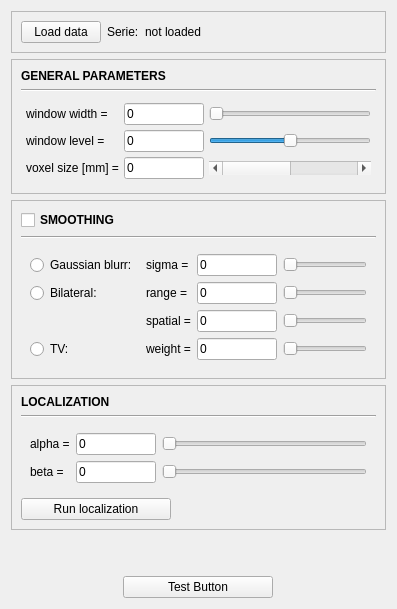
          <widget class="QWidget" name="tab">
           <attribute name="title">
            <string>MAIN</string>
           </attribute>
           <layout class="QVBoxLayout" name="verticalLayout_11">
            <item>
             <widget class="QFrame" name="frame_10">
              <property name="sizePolicy">
               <sizepolicy hsizetype="Preferred" vsizetype="Fixed">
                <horstretch>0</horstretch>
                <verstretch>0</verstretch>
               </sizepolicy>
              </property>
              <property name="frameShape">
               <enum>QFrame::StyledPanel</enum>
              </property>
              <property name="frameShadow">
               <enum>QFrame::Raised</enum>
              </property>
              <layout class="QHBoxLayout" name="horizontalLayout_14">
               <item>
                <widget class="QPushButton" name="load_data_BTN">
                 <property name="text">
                  <string>Load data</string>
                 </property>
                </widget>
               </item>
               <item>
                <widget class="QLabel" name="label_12">
                 <property name="sizePolicy">
                  <sizepolicy hsizetype="Fixed" vsizetype="Minimum">
                   <horstretch>0</horstretch>
                   <verstretch>0</verstretch>
                  </sizepolicy>
                 </property>
                 <property name="text">
                  <string>Serie:</string>
                 </property>
                </widget>
               </item>
               <item>
                <widget class="QLabel" name="file_path_L">
                 <property name="sizePolicy">
                  <sizepolicy hsizetype="MinimumExpanding" vsizetype="Preferred">
                   <horstretch>0</horstretch>
                   <verstretch>0</verstretch>
                  </sizepolicy>
                 </property>
                 <property name="text">
                  <string>not loaded</string>
                 </property>
                </widget>
               </item>
              </layout>
             </widget>
            </item>
            <item>
             <widget class="QFrame" name="frame_18">
              <property name="sizePolicy">
               <sizepolicy hsizetype="Preferred" vsizetype="Fixed">
                <horstretch>0</horstretch>
                <verstretch>0</verstretch>
               </sizepolicy>
              </property>
              <property name="frameShape">
               <enum>QFrame::StyledPanel</enum>
              </property>
              <property name="frameShadow">
               <enum>QFrame::Raised</enum>
              </property>
              <layout class="QVBoxLayout" name="verticalLayout_14">
               <item>
                <widget class="QLabel" name="label_26">
                 <property name="sizePolicy">
                  <sizepolicy hsizetype="Fixed" vsizetype="Preferred">
                   <horstretch>0</horstretch>
                   <verstretch>0</verstretch>
                  </sizepolicy>
                 </property>
                 <property name="font">
                  <font>
                   <weight>75</weight>
                   <bold>true</bold>
                  </font>
                 </property>
                 <property name="text">
                  <string>GENERAL PARAMETERS</string>
                 </property>
                </widget>
               </item>
               <item>
                <widget class="Line" name="line_7">
                 <property name="lineWidth">
                  <number>1</number>
                 </property>
                 <property name="orientation">
                  <enum>Qt::Horizontal</enum>
                 </property>
                </widget>
               </item>
               <item>
                <widget class="QFrame" name="frame_22">
                 <property name="sizePolicy">
                  <sizepolicy hsizetype="Minimum" vsizetype="Preferred">
                   <horstretch>0</horstretch>
                   <verstretch>0</verstretch>
                  </sizepolicy>
                 </property>
                 <property name="frameShape">
                  <enum>QFrame::NoFrame</enum>
                 </property>
                 <property name="frameShadow">
                  <enum>QFrame::Raised</enum>
                 </property>
                 <layout class="QGridLayout" name="gridLayout">
                  <property name="margin">
                   <number>5</number>
                  </property>
                  <property name="spacing">
                   <number>5</number>
                  </property>
                  <item row="2" column="0">
                   <widget class="QLabel" name="label_29">
                    <property name="sizePolicy">
                     <sizepolicy hsizetype="Fixed" vsizetype="Fixed">
                      <horstretch>0</horstretch>
                      <verstretch>0</verstretch>
                     </sizepolicy>
                    </property>
                    <property name="text">
                     <string>voxel size [mm] =</string>
                    </property>
                   </widget>
                  </item>
                  <item row="0" column="1">
                   <widget class="QLineEdit" name="win_width_LE">
                    <property name="sizePolicy">
                     <sizepolicy hsizetype="Preferred" vsizetype="Fixed">
                      <horstretch>0</horstretch>
                      <verstretch>0</verstretch>
                     </sizepolicy>
                    </property>
                    <property name="maximumSize">
                     <size>
                      <width>80</width>
                      <height>16777215</height>
                     </size>
                    </property>
                    <property name="text">
                     <string>0</string>
                    </property>
                   </widget>
                  </item>
                  <item row="2" column="1">
                   <widget class="QLineEdit" name="voxel_size_LE">
                    <property name="sizePolicy">
                     <sizepolicy hsizetype="Preferred" vsizetype="Fixed">
                      <horstretch>0</horstretch>
                      <verstretch>0</verstretch>
                     </sizepolicy>
                    </property>
                    <property name="maximumSize">
                     <size>
                      <width>80</width>
                      <height>16777215</height>
                     </size>
                    </property>
                    <property name="text">
                     <string>0</string>
                    </property>
                   </widget>
                  </item>
                  <item row="1" column="0">
                   <widget class="QLabel" name="label_28">
                    <property name="sizePolicy">
                     <sizepolicy hsizetype="Fixed" vsizetype="Fixed">
                      <horstretch>0</horstretch>
                      <verstretch>0</verstretch>
                     </sizepolicy>
                    </property>
                    <property name="text">
                     <string>window level =</string>
                    </property>
                   </widget>
                  </item>
                  <item row="0" column="0">
                   <widget class="QLabel" name="label_27">
                    <property name="sizePolicy">
                     <sizepolicy hsizetype="Fixed" vsizetype="Fixed">
                      <horstretch>0</horstretch>
                      <verstretch>0</verstretch>
                     </sizepolicy>
                    </property>
                    <property name="text">
                     <string>window width =</string>
                    </property>
                   </widget>
                  </item>
                  <item row="1" column="1">
                   <widget class="QLineEdit" name="win_level_LE">
                    <property name="sizePolicy">
                     <sizepolicy hsizetype="Preferred" vsizetype="Fixed">
                      <horstretch>0</horstretch>
                      <verstretch>0</verstretch>
                     </sizepolicy>
                    </property>
                    <property name="maximumSize">
                     <size>
                      <width>80</width>
                      <height>16777215</height>
                     </size>
                    </property>
                    <property name="text">
                     <string>0</string>
                    </property>
                   </widget>
                  </item>
                  <item row="0" column="2">
                   <widget class="QSlider" name="win_wdth_SL">
                    <property name="maximum">
                     <number>1000</number>
                    </property>
                    <property name="value">
                     <number>0</number>
                    </property>
                    <property name="orientation">
                     <enum>Qt::Horizontal</enum>
                    </property>
                   </widget>
                  </item>
                  <item row="1" column="2">
                   <widget class="QSlider" name="win_lvl_SL">
                    <property name="sizePolicy">
                     <sizepolicy hsizetype="Minimum" vsizetype="Fixed">
                      <horstretch>0</horstretch>
                      <verstretch>0</verstretch>
                     </sizepolicy>
                    </property>
                    <property name="minimum">
                     <number>-1000</number>
                    </property>
                    <property name="maximum">
                     <number>1000</number>
                    </property>
                    <property name="value">
                     <number>0</number>
                    </property>
                    <property name="orientation">
                     <enum>Qt::Horizontal</enum>
                    </property>
                   </widget>
                  </item>
                  <item row="2" column="2">
                   <widget class="QScrollBar" name="voxel_size_SB">
                    <property name="maximum">
                     <number>10</number>
                    </property>
                    <property name="value">
                     <number>0</number>
                    </property>
                    <property name="orientation">
                     <enum>Qt::Horizontal</enum>
                    </property>
                   </widget>
                  </item>
                 </layout>
                </widget>
               </item>
              </layout>
             </widget>
            </item>
            <item>
             <widget class="QFrame" name="frame_19">
              <property name="sizePolicy">
               <sizepolicy hsizetype="Preferred" vsizetype="Fixed">
                <horstretch>0</horstretch>
                <verstretch>0</verstretch>
               </sizepolicy>
              </property>
              <property name="frameShape">
               <enum>QFrame::StyledPanel</enum>
              </property>
              <property name="frameShadow">
               <enum>QFrame::Raised</enum>
              </property>
              <layout class="QVBoxLayout" name="verticalLayout_15">
               <item>
                <widget class="QCheckBox" name="checkBox_2">
                 <property name="font">
                  <font>
                   <weight>75</weight>
                   <bold>true</bold>
                  </font>
                 </property>
                 <property name="text">
                  <string>SMOOTHING</string>
                 </property>
                </widget>
               </item>
               <item>
                <widget class="Line" name="line_8">
                 <property name="orientation">
                  <enum>Qt::Horizontal</enum>
                 </property>
                </widget>
               </item>
               <item>
                <widget class="QFrame" name="frame_20">
                 <property name="sizePolicy">
                  <sizepolicy hsizetype="Preferred" vsizetype="Fixed">
                   <horstretch>0</horstretch>
                   <verstretch>0</verstretch>
                  </sizepolicy>
                 </property>
                 <property name="frameShape">
                  <enum>QFrame::NoFrame</enum>
                 </property>
                 <property name="frameShadow">
                  <enum>QFrame::Raised</enum>
                 </property>
                 <layout class="QGridLayout" name="gridLayout_2">
                  <item row="2" column="1">
                   <widget class="QLabel" name="label_25">
                    <property name="text">
                     <string>spatial =</string>
                    </property>
                   </widget>
                  </item>
                  <item row="2" column="2">
                   <widget class="QLineEdit" name="bilateral_spatial_LE">
                    <property name="sizePolicy">
                     <sizepolicy hsizetype="Preferred" vsizetype="Fixed">
                      <horstretch>0</horstretch>
                      <verstretch>0</verstretch>
                     </sizepolicy>
                    </property>
                    <property name="maximumSize">
                     <size>
                      <width>80</width>
                      <height>16777215</height>
                     </size>
                    </property>
                    <property name="text">
                     <string>0</string>
                    </property>
                   </widget>
                  </item>
                  <item row="0" column="3">
                   <widget class="QSlider" name="sigma_SL">
                    <property name="maximum">
                     <number>10</number>
                    </property>
                    <property name="value">
                     <number>0</number>
                    </property>
                    <property name="orientation">
                     <enum>Qt::Horizontal</enum>
                    </property>
                   </widget>
                  </item>
                  <item row="1" column="2">
                   <widget class="QLineEdit" name="bilateral_range_LE">
                    <property name="sizePolicy">
                     <sizepolicy hsizetype="Preferred" vsizetype="Fixed">
                      <horstretch>0</horstretch>
                      <verstretch>0</verstretch>
                     </sizepolicy>
                    </property>
                    <property name="maximumSize">
                     <size>
                      <width>80</width>
                      <height>16777215</height>
                     </size>
                    </property>
                    <property name="text">
                     <string>0</string>
                    </property>
                   </widget>
                  </item>
                  <item row="0" column="2">
                   <widget class="QLineEdit" name="gaussian_sigma_LE">
                    <property name="sizePolicy">
                     <sizepolicy hsizetype="Fixed" vsizetype="Fixed">
                      <horstretch>0</horstretch>
                      <verstretch>0</verstretch>
                     </sizepolicy>
                    </property>
                    <property name="maximumSize">
                     <size>
                      <width>80</width>
                      <height>16777215</height>
                     </size>
                    </property>
                    <property name="text">
                     <string>0</string>
                    </property>
                   </widget>
                  </item>
                  <item row="1" column="1">
                   <widget class="QLabel" name="label_24">
                    <property name="text">
                     <string>range =</string>
                    </property>
                   </widget>
                  </item>
                  <item row="0" column="0">
                   <widget class="QRadioButton" name="radioButton">
                    <property name="sizePolicy">
                     <sizepolicy hsizetype="Fixed" vsizetype="Fixed">
                      <horstretch>0</horstretch>
                      <verstretch>0</verstretch>
                     </sizepolicy>
                    </property>
                    <property name="text">
                     <string>Gaussian blurr: </string>
                    </property>
                   </widget>
                  </item>
                  <item row="1" column="0">
                   <widget class="QRadioButton" name="radioButton_2">
                    <property name="text">
                     <string>Bilateral: </string>
                    </property>
                   </widget>
                  </item>
                  <item row="0" column="1">
                   <widget class="QLabel" name="label_23">
                    <property name="sizePolicy">
                     <sizepolicy hsizetype="Fixed" vsizetype="Preferred">
                      <horstretch>0</horstretch>
                      <verstretch>0</verstretch>
                     </sizepolicy>
                    </property>
                    <property name="text">
                     <string>sigma =</string>
                    </property>
                   </widget>
                  </item>
                  <item row="3" column="0">
                   <widget class="QRadioButton" name="radioButton_3">
                    <property name="text">
                     <string>TV: </string>
                    </property>
                   </widget>
                  </item>
                  <item row="3" column="1">
                   <widget class="QLabel" name="label_30">
                    <property name="text">
                     <string>weight =</string>
                    </property>
                   </widget>
                  </item>
                  <item row="3" column="2">
                   <widget class="QLineEdit" name="tv_weight_LE">
                    <property name="sizePolicy">
                     <sizepolicy hsizetype="Preferred" vsizetype="Fixed">
                      <horstretch>0</horstretch>
                      <verstretch>0</verstretch>
                     </sizepolicy>
                    </property>
                    <property name="maximumSize">
                     <size>
                      <width>80</width>
                      <height>16777215</height>
                     </size>
                    </property>
                    <property name="text">
                     <string>0</string>
                    </property>
                   </widget>
                  </item>
                  <item row="1" column="3">
                   <widget class="QSlider" name="sigma_range_SL">
                    <property name="maximum">
                     <number>100</number>
                    </property>
                    <property name="value">
                     <number>0</number>
                    </property>
                    <property name="orientation">
                     <enum>Qt::Horizontal</enum>
                    </property>
                   </widget>
                  </item>
                  <item row="2" column="3">
                   <widget class="QSlider" name="sigma_spatial_SL">
                    <property name="maximum">
                     <number>50</number>
                    </property>
                    <property name="value">
                     <number>0</number>
                    </property>
                    <property name="orientation">
                     <enum>Qt::Horizontal</enum>
                    </property>
                   </widget>
                  </item>
                  <item row="3" column="3">
                   <widget class="QSlider" name="tv_weight_SL">
                    <property name="maximum">
                     <number>1000</number>
                    </property>
                    <property name="value">
                     <number>0</number>
                    </property>
                    <property name="orientation">
                     <enum>Qt::Horizontal</enum>
                    </property>
                   </widget>
                  </item>
                 </layout>
                </widget>
               </item>
              </layout>
             </widget>
            </item>
            <item>
             <widget class="QFrame" name="frame_15">
              <property name="sizePolicy">
               <sizepolicy hsizetype="Preferred" vsizetype="Fixed">
                <horstretch>0</horstretch>
                <verstretch>0</verstretch>
               </sizepolicy>
              </property>
              <property name="frameShape">
               <enum>QFrame::StyledPanel</enum>
              </property>
              <property name="frameShadow">
               <enum>QFrame::Raised</enum>
              </property>
              <layout class="QVBoxLayout" name="verticalLayout_13">
               <item>
                <widget class="QLabel" name="label_20">
                 <property name="sizePolicy">
                  <sizepolicy hsizetype="Fixed" vsizetype="Fixed">
                   <horstretch>0</horstretch>
                   <verstretch>0</verstretch>
                  </sizepolicy>
                 </property>
                 <property name="font">
                  <font>
                   <weight>75</weight>
                   <bold>true</bold>
                  </font>
                 </property>
                 <property name="text">
                  <string>LOCALIZATION</string>
                 </property>
                </widget>
               </item>
               <item>
                <widget class="Line" name="line_5">
                 <property name="orientation">
                  <enum>Qt::Horizontal</enum>
                 </property>
                </widget>
               </item>
               <item>
                <widget class="QFrame" name="frame_11">
                 <property name="sizePolicy">
                  <sizepolicy hsizetype="Minimum" vsizetype="Fixed">
                   <horstretch>0</horstretch>
                   <verstretch>0</verstretch>
                  </sizepolicy>
                 </property>
                 <property name="frameShape">
                  <enum>QFrame::NoFrame</enum>
                 </property>
                 <property name="frameShadow">
                  <enum>QFrame::Raised</enum>
                 </property>
                 <layout class="QGridLayout" name="gridLayout_3">
                  <item row="0" column="1">
                   <widget class="QLineEdit" name="alpha_LE">
                    <property name="sizePolicy">
                     <sizepolicy hsizetype="Preferred" vsizetype="Fixed">
                      <horstretch>0</horstretch>
                      <verstretch>0</verstretch>
                     </sizepolicy>
                    </property>
                    <property name="maximumSize">
                     <size>
                      <width>80</width>
                      <height>16777215</height>
                     </size>
                    </property>
                    <property name="text">
                     <string>0</string>
                    </property>
                   </widget>
                  </item>
                  <item row="0" column="0">
                   <widget class="QLabel" name="label_21">
                    <property name="sizePolicy">
                     <sizepolicy hsizetype="Fixed" vsizetype="Fixed">
                      <horstretch>0</horstretch>
                      <verstretch>0</verstretch>
                     </sizepolicy>
                    </property>
                    <property name="text">
                     <string>alpha =</string>
                    </property>
                   </widget>
                  </item>
                  <item row="1" column="0">
                   <widget class="QLabel" name="label_22">
                    <property name="sizePolicy">
                     <sizepolicy hsizetype="Fixed" vsizetype="Fixed">
                      <horstretch>0</horstretch>
                      <verstretch>0</verstretch>
                     </sizepolicy>
                    </property>
                    <property name="text">
                     <string>beta =</string>
                    </property>
                   </widget>
                  </item>
                  <item row="1" column="1">
                   <widget class="QLineEdit" name="beta_LE">
                    <property name="sizePolicy">
                     <sizepolicy hsizetype="Preferred" vsizetype="Fixed">
                      <horstretch>0</horstretch>
                      <verstretch>0</verstretch>
                     </sizepolicy>
                    </property>
                    <property name="maximumSize">
                     <size>
                      <width>80</width>
                      <height>16777215</height>
                     </size>
                    </property>
                    <property name="text">
                     <string>0</string>
                    </property>
                   </widget>
                  </item>
                  <item row="0" column="2">
                   <widget class="QSlider" name="alpha_SL">
                    <property name="maximum">
                     <number>20</number>
                    </property>
                    <property name="value">
                     <number>0</number>
                    </property>
                    <property name="orientation">
                     <enum>Qt::Horizontal</enum>
                    </property>
                   </widget>
                  </item>
                  <item row="1" column="2">
                   <widget class="QSlider" name="beta_SL">
                    <property name="maximum">
                     <number>20</number>
                    </property>
                    <property name="value">
                     <number>0</number>
                    </property>
                    <property name="orientation">
                     <enum>Qt::Horizontal</enum>
                    </property>
                   </widget>
                  </item>
                 </layout>
                </widget>
               </item>
               <item>
                <widget class="QPushButton" name="run_BTN">
                 <property name="maximumSize">
                  <size>
                   <width>150</width>
                   <height>16777215</height>
                  </size>
                 </property>
                 <property name="text">
                  <string>Run localization</string>
                 </property>
                </widget>
               </item>
              </layout>
             </widget>
            </item>
            <item>
             <spacer name="verticalSpacer">
              <property name="orientation">
               <enum>Qt::Vertical</enum>
              </property>
              <property name="sizeHint" stdset="0">
               <size>
                <width>20</width>
                <height>40</height>
               </size>
              </property>
             </spacer>
            </item>
            <item>
             <layout class="QHBoxLayout" name="horizontalLayout_16">
              <item>
               <widget class="QPushButton" name="test_BTN">
                <property name="maximumSize">
                 <size>
                  <width>150</width>
                  <height>16777215</height>
                 </size>
                </property>
                <property name="text">
                 <string>Test Button</string>
                </property>
               </widget>
              </item>
             </layout>
            </item>
           </layout>
          </widget>
